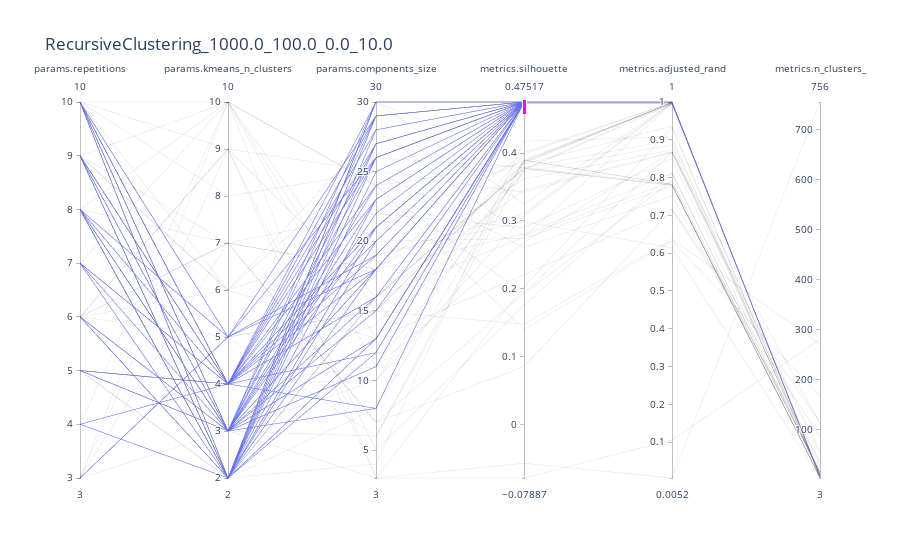

Source (notebook cell):
### Code cell
parent_run_id = '9b47519f377044c78a7790d3c269db49'
parent_run = parent_runs.loc[parent_runs['tags.parent_run_id']==parent_run_id]
model_name = parent_run['params.model_nickname'].values[0]
n_samples = parent_run['params.n_samples'].values[0]
n_informative = parent_run['params.n_informative'].values[0]
n_random = parent_run['params.n_random'].values[0]
class_sep = parent_run['params.class_sep'].values[0]
fig_title = f'{model_name}_{n_samples}_{n_informative}_{n_random}_{class_sep}'
df = runs.loc[runs['tags.parent_run_id']==parent_run_id]
# df = df.loc[df['metrics.n_clusters_'] < 10]
fig = px.parallel_coordinates(df, dimensions=dimensions_dict[model_name], width=None, height=500, title=fig_title)
fig.show()

### Figure 1 — Plotly figure (JSON) as saved in the notebook; plotly's stock layout.template omitted (floating-point values rounded to 4 significant figures)
{"data": [{"dimensions": [{"label": "params.repetitions", "values": [8, 9, 8, 5, 10, 8, 10, 8, 9, 4, 10, 4, 7, 9, 7, 9, 8, 7, 8, 10, 9, 6, 10, 6, 10, 10, 10, 10, 9, 6, 10, 9, 10, 5, 3, 10, 8, 8, 8, 10, 8, 5, 9, 9, 10, 10, 9, 10, 10, 6, 6, 10, 5, 7, 6, 5, 7, 4, 5, 9, 3, 8, 10, 10, 10, 10, 10, 9, 10, 8, 3, 6, 6, 7, 10, 8, 3, 10, 10, 5, 9, 5, 3, 6, 10, 10, 5, 6, 9, 8, 8, 6, 9, 3, 10, 9, 10, 6, 8, 10]}, {"label": "params.kmeans_n_clusters", "values": [10, 2, 5, 4, 8, 3, 4, 4, 4, 10, 3, 4, 2, 2, 3, 3, 4, 4, 2, 3, 2, 3, 3, 6, 5, 9, 2, 4, 3, 2, 2, 2, 4, 3, 7, 4, 2, 2, 3, 2, 2, 2, 4, 7, 5, 2, 2, 2, 2, 2, 3, 2, 4, 4, 9, 4, 4, 2, 3, 4, 5, 5, 2, 2, 3, 3, 4, 4, 6, 3, 5, 7, 5, 10, 3, 2, 10, 2, 2, 3, 6, 2, 3, 2, 4, 2, 4, 3, 3, 2, 3, 9, 10, 9, 2, 6, 10, 7, 7, 3]}, {"label": "params.components_size", "values": [13, 25, 15, 29, 25, 16, 18, 19, 14, 11, 29, 26, 13, 30, 18, 13, 12, 8, 8, 22, 16, 15, 26, 26, 26, 3, 20, 24, 21, 30, 30, 30, 21, 11, 22, 16, 26, 28, 30, 26, 21, 16, 29, 7, 18, 30, 29, 24, 30, 23, 8, 12, 27, 10, 16, 21, 28, 27, 27, 23, 29, 19, 19, 30, 18, 23, 30, 16, 20, 13, 6, 7, 15, 3, 24, 29, 24, 16, 30, 27, 28, 4, 19, 13, 20, 30, 11, 11, 3, 21, 6, 25, 24, 5, 18, 13, 15, 18, 18, 10]}, {"constraintrange": [0.4568, 0.5331], "label": "metrics.silhouette", "values": [0.2207, 0.4752, 0.3837, 0.4752, 0.3423, 0.4752, 0.4752, 0.4752, 0.3985, 0.2688, 0.4752, 0.4752, 0.4752, 0.3252, 0.4752, 0.4752, 0.4752, 0.4752, 0.3861, 0.4752, 0.3768, 0.4752, 0.4752, 0.3786, 0.4752, -0.05722, 0.4752, 0.4752, 0.4752, 0.4752, 0.3896, 0.4752, 0.4752, 0.4752, 0.2901, 0.276, 0.4752, 0.4752, 0.4752, 0.4752, 0.4752, 0.3775, 0.4752, 0.08551, 0.4752, 0.4752, 0.4752, 0.3844, 0.4752, 0.4752, 0.4752, 0.4752, 0.4752, 0.3073, 0.3456, 0.4752, 0.4752, 0.4752, 0.4752, 0.4752, 0.4752, 0.4752, 0.3112, 0.4752, 0.4008, 0.4752, 0.4752, 0.4752, 0.2742, 0.4752, 0.3751, 0.1937, 0.3868, -0.07887, 0.4752, 0.4752, 0.1923, 0.3787, 0.4752, 0.4752, 0.2783, 0.4177, 0.2989, 0.4737, 0.4752, 0.4752, 0.3756, 0.4752, 0.2029, 0.3896, 0.3897, 0.2607, 0.1397, 0.1755, 0.4752, 0.372, 0.1478, 0.2808, 0.3617, 0.3887]}, {"label": "metrics.adjusted_rand", "values": [0.7161, 1, 0.9356, 1, 0.8664, 1, 1, 1, 0.9988, 0.8674, 1, 1, 1, 0.9975, 1, 1, 1, 1, 0.9975, 1, 0.7798, 1, 1, 0.8992, 1, 0.005173, 1, 1, 1, 1, 0.7819, 1, 1, 1, 0.8499, 0.9963, 1, 1, 1, 1, 1, 0.7798, 1, 0.7156, 1, 1, 1, 0.9988, 1, 1, 1, 1, 1, 0.9963, 0.8682, 1, 1, 1, 1, 1, 1, 1, 0.9975, 1, 0.9988, 1, 1, 1, 0.7778, 1, 0.995, 0.8665, 0.9988, 0.1059, 1, 1, 0.7918, 0.7819, 1, 1, 0.7887, 0.9073, 0.6144, 0.9975, 1, 1, 0.9988, 1, 0.9327, 0.7819, 0.9951, 0.7513, 0.6327, 0.8121, 1, 0.8865, 0.637, 0.812, 0.8732, 0.9975]}, {"label": "metrics.n_clusters_", "values": [115, 5, 6, 5, 112, 5, 5, 5, 6, 22, 5, 5, 5, 7, 5, 5, 5, 5, 6, 5, 4, 5, 5, 9, 5, 756, 5, 5, 5, 5, 4, 5, 5, 5, 8, 8, 5, 5, 5, 5, 5, 4, 5, 86, 5, 5, 5, 6, 5, 5, 5, 5, 5, 7, 58, 5, 5, 5, 5, 5, 5, 5, 7, 5, 6, 5, 5, 5, 18, 5, 6, 52, 6, 281, 5, 5, 13, 4, 5, 5, 14, 5, 3, 5, 5, 5, 6, 5, 10, 4, 6, 35, 168, 13, 5, 12, 271, 15, 30, 6]}], "domain": {"x": [0, 1], "y": [0, 1]}, "name": "", "type": "parcoords"}], "layout": {"autosize": true, "legend": {"tracegroupgap": 0}, "title": {"text": "RecursiveClustering_1000.0_100.0_0.0_10.0"}}}
